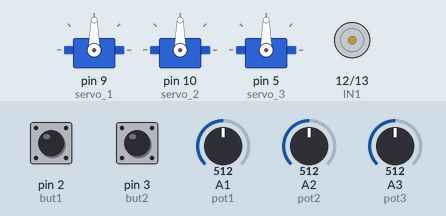
The sketch below on a simulated Arduino Uno, built with avr-gcc and run on an emulated ATmega328P. Shown: 3 × servo, motor-driver pin pairs drawn as motors (green arrow = first pin HIGH = forward, orange = second pin HIGH = backward, longer = more drive, scaled by the enable pin). The inputs (shaded band) are chosen by the test bench; at power-on: A1 (pot1) = 512, A2 (pot2) = 512, A3 (pot3) = 512, pin 2 (but1) HIGH, pin 3 (but2) HIGH.

Above: at 1.2 s.
1.3 s: A1 (pot1) set to 716
At 1.9 s:
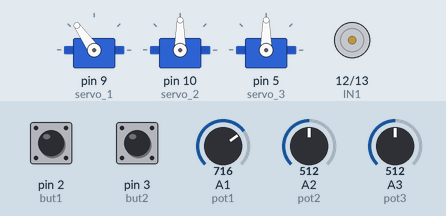
2.8 s: A2 (pot2) set to 716
At 3.1 s:
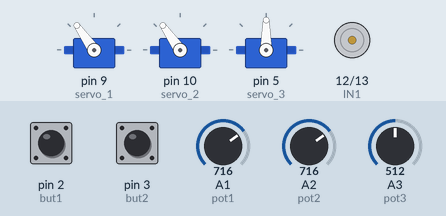
4.3 s: A3 (pot3) set to 716
At 5.4 s:
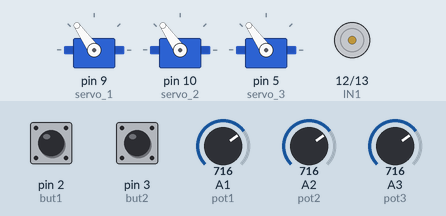
5.8 s: pin 2 (but1) pulled LOW for 0.15 s
At 5.87 s:
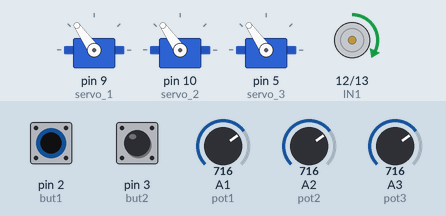
7.4 s: pin 3 (but2) pulled LOW for 0.15 s
At 7.47 s:
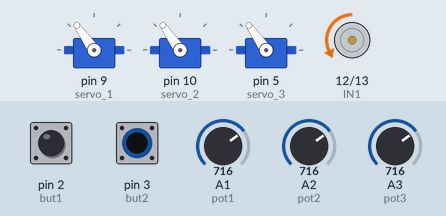
9.0 s: A1 (pot1) set to 900
At 10.2 s:
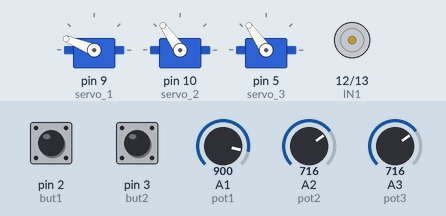
Timing chart, 0 to 11.5 s (numbered marks = the images above; inputs shaded):
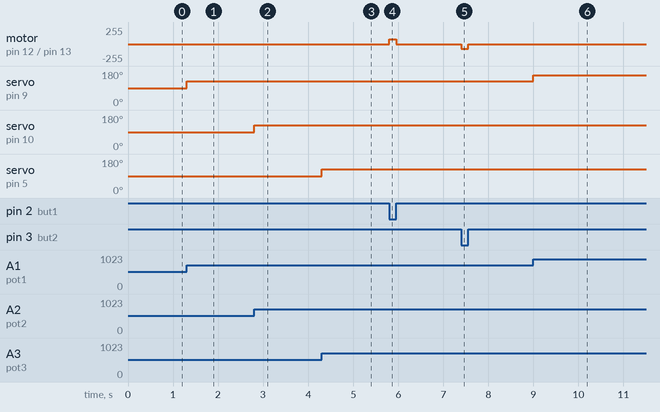

The sketch:

robotic_arm.ino
```cpp
#include <Servo.h>

Servo servo1;
Servo servo2;
Servo servo3;

#define servo_1 9
#define servo_2 10
#define servo_3 5

#define pot1 A1
#define pot2 A2
#define pot3 A3

#define IN1 12
#define IN2 13
#define ENA 11

#define but1 2
#define but2 3

void setup() {
  servo1.attach(servo_1);
  servo1.write(0);

  servo2.attach(servo_2);
  servo2.write(0);

  servo3.attach(servo_3);
  servo3.write(0);

  pinMode(pot1,INPUT);
  pinMode(pot2,INPUT);
  pinMode(pot3,INPUT);
  pinMode(ENA, OUTPUT);
  pinMode(IN1, OUTPUT);
  pinMode(IN2, OUTPUT);
  pinMode(but1, INPUT_PULLUP);
  pinMode(but2, INPUT_PULLUP);

  analogWrite(ENA, 0);

  Serial.begin(9600);
}

void loop()
{

  int p1=analogRead(pot1);
  int angle1=map(p1,0,1023,0,180);
  servo1.write(angle1);

  int p2=analogRead(pot2);
  int angle2=map(p2,0,1023,0,180);
  servo2.write(angle2);

  int p3=analogRead(pot3);
  int angle3=map(p3,0,1023,0,180);
  servo3.write(angle3);

  int front=digitalRead(but1);
  int back=digitalRead(but2);

  if(front==0 && back==1)
  {
    digitalWrite(IN1, HIGH);
    digitalWrite(IN2, LOW);
    analogWrite(ENA, 70);
  }

  else if(front==1 && back==0)
  {
    digitalWrite(IN1, LOW);
    digitalWrite(IN2, HIGH);
    analogWrite(ENA, 70);
  }

  else
  {
    analogWrite(ENA, 0);
  }

}
```

Measured:
- after the input at 1.3 s, servo on pin 9 (servo_1): 90° → 125° at once
- after the input at 2.8 s, servo on pin 10 (servo_2): 90° → 125° at once
- after the input at 4.3 s, servo on pin 5 (servo_3): 90° → 125° at once
- after the input at 5.8 s, motor on pin 12 (IN1) / pin 13 (IN2): stopped → forward 70/255 at once, → stopped 0.15 s later
- after the input at 7.4 s, motor on pin 12 (IN1) / pin 13 (IN2): stopped → backward 70/255 at once, → stopped 0.15 s later
- after the input at 9.0 s, servo on pin 9 (servo_1): 125° → 158° at once
